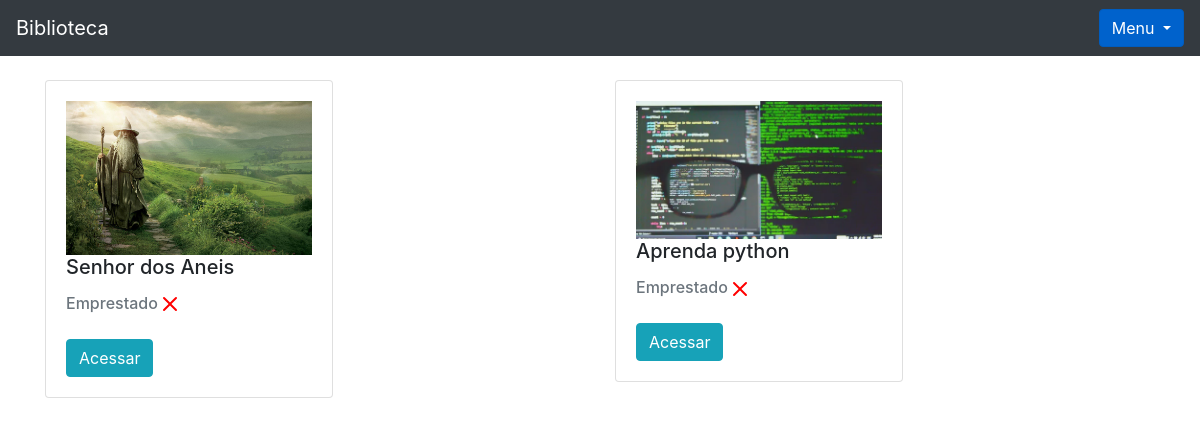
/livro/home/ (signed in), run on an earlier commit of the app's database.
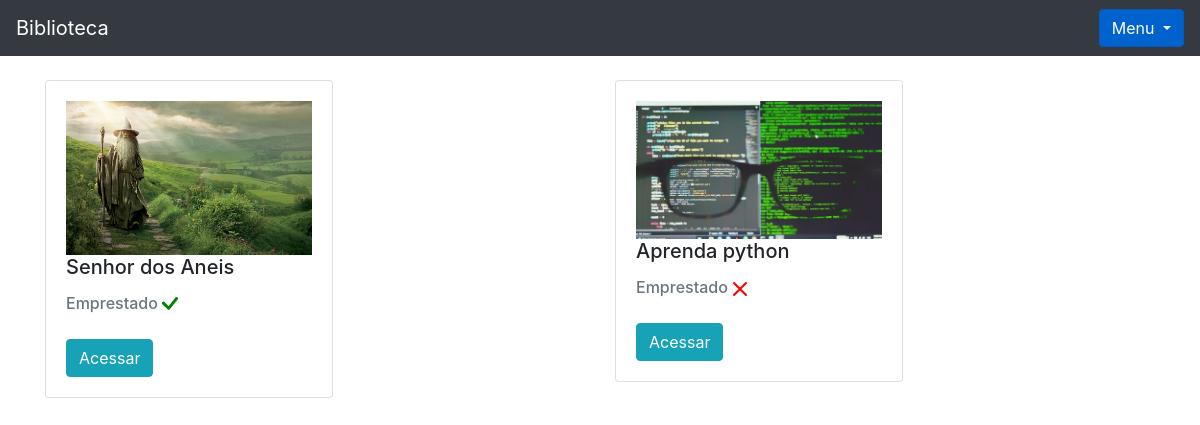
And on a later commit of the database.
### livro/models.py (models this page shows, shortened)
class Livros(models.Model):
    img = models.ImageField(upload_to='capa_livro', null=True, blank=True)
    nome = models.CharField(max_length = 100)
    autor = models.CharField(max_length = 30)
    co_autor = models.CharField(max_length = 30, blank=True)
    data_cadastro = models.DateField(default= date.today)
    emprestado = models.BooleanField(default=False)
    categoria = models.ForeignKey(Categoria, on_delete=models.DO_NOTHING)
    usuario = models.ForeignKey(Usuario, on_delete=models.DO_NOTHING)
    class Meta: # a classe meta dentro de uma classe faz com que seja possivel alterar o nome da classe para que a visualização do admin não fique com duas letras s no final
        verbose_name = 'Livro'

### livro/views.py (the view)
# urls.py: 2. Add a URL to urlpatterns:  path('', views.home, name='home')
def home(request):
    if request.session.get('usuario'):
        usuario = Usuario.objects.get(id = request.session['usuario'])
        status_categoria = request.GET.get('cadastro_categoria')
        livros = Livros.objects.filter(usuario = usuario)
        total_livros = livros.count()
        form = CadastroLivro()
        form.fields['usuario'].initial = request.session['usuario']
        form.fields['categoria'].queryset = Categoria.objects.filter(usuario = usuario)
        form_categoria = CategoriaLivro()
        usuarios = Usuario.objects.all()
        livros_emprestar = Livros.objects.filter(usuario = usuario).filter(emprestado = False)
        livros_emprestados = Livros.objects.filter(usuario = usuario).filter(emprestado = True)
        return render(request, 'home.html', {'livros': livros,
                                             'usuario_logado': request.session.get('usuario'),
                                             'form': form,
                                             'status_categoria': status_categoria,
                                             'form_categoria': form_categoria,
                                             'usuarios': usuarios,
                                             'livros_emprestar': livros_emprestar,
                                             'total_livro': total_livros,
                                             'livros_emprestados': livros_emprestados})
    else:
        return redirect('/auth/login/?status=2')

### livro/models.py (called while the page is built)
    def __str__(self):
        return self.nome

### livro/templates/home.html (shortened to what this page needs)
{% extends 'base.html' %}
{% block 'conteudo' %}
<div class="container">
    <br>
    <div class="row">
        {% for livro in livros %}
            <div class="col-md">
                <div class="card" style="width: 18rem;">
                    <div class="card-body">
                      {% if livro.img %}
                      <img width="100%" src="{{livro.img.url}}" >
                      {% endif %}
                      <h5 class="card-title">{{livro.nome}}</h5>
                      <h6 style="display: inline;" class="card-subtitle mb-2 text-muted">Emprestado</h6>
                        <br>
                        <br>
                      <a href="{% url 'ver_livros' livro.id %}" class="btn btn-info">Acessar</a>
                    </div>
                </div>
                <br>
            </div>
        {% endfor %}
    </div>
</div>
{% endblock %}

What changed in the data, as far as the page shows it:
changed Livros "Senhor dos Aneis": emprestado False → True (drawn)
